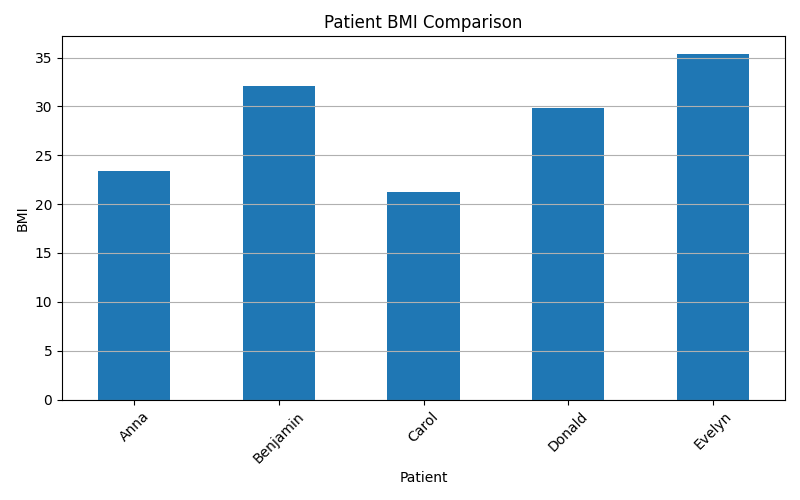

Python code for this plot:
import pandas as pd
import matplotlib.pyplot as plt

data = {
    "name": ["Anna", "Benjamin", "Carol", "Donald", "Evelyn"],
    "bmi": [23.4, 32.1, 21.2, 29.8, 35.4] 
}

df = pd.DataFrame(data)

df.plot(
    kind="bar",
    x="name",
    y="bmi",
    legend=False,
    figsize=(8, 5)
)

plt.title("Patient BMI Comparison")
plt.ylabel("BMI")
plt.xlabel("Patient")
plt.grid(axis="y")
plt.xticks(rotation=45)
plt.tight_layout()

plt.savefig("enhanced_patient_bmi_chart.png")
plt.show()
